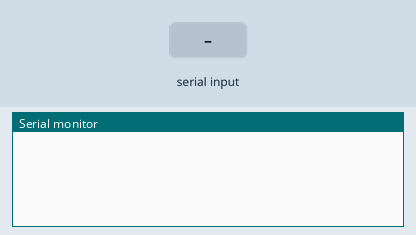
The sketch below on a simulated Arduino Uno, built with avr-gcc and run on an emulated ATmega328P. Shown: the last lines printed to the serial monitor. The test bench sets the inputs (shaded band).

Above: at 1.2 s.
1.3 s: "1" received over Serial
At 3.0 s:
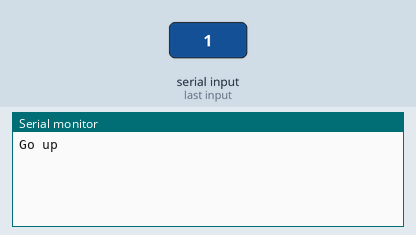
3.8 s: "2" received over Serial
At 6.0 s:
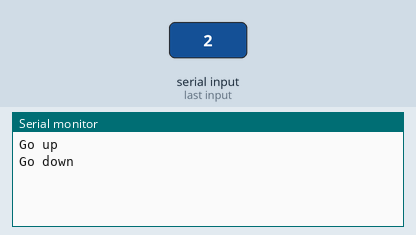
6.3 s: "3" received over Serial
At 8.2 s:
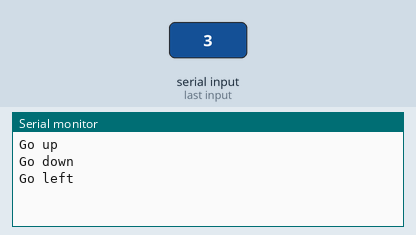
8.8 s: "4" received over Serial
At 10.2 s:
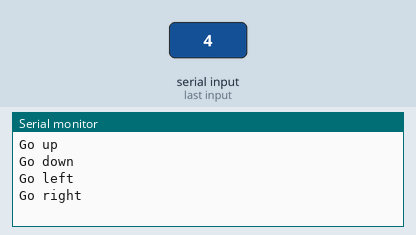

Measured:
- after the input at 1.3 s, the serial monitor: prints a new line after 1.0 s (image 1)
- after the input at 3.8 s, the serial monitor: prints a new line after 1.0 s (image 2)
- after the input at 6.3 s, the serial monitor: prints a new line after 1.0 s (image 3)
- after the input at 8.8 s, the serial monitor: prints a new line after 1.0 s (image 4)

The sketch:

test_adi.ino
```cpp
void setup()
{
 Serial.begin(9600);
}

void loop()
{
   if(Serial.available())
   {
    String value = Serial.readString();
    if(value == "1")
    {
     Serial.println("Go up");
    }
    if(value == "2")
    {
     Serial.println("Go down");
    }
    if(value == "3")
    {
     Serial.println("Go left");
    }
    if(value == "4")
    {
     Serial.println("Go right");
    }
   }
   delay(10);
}
```
